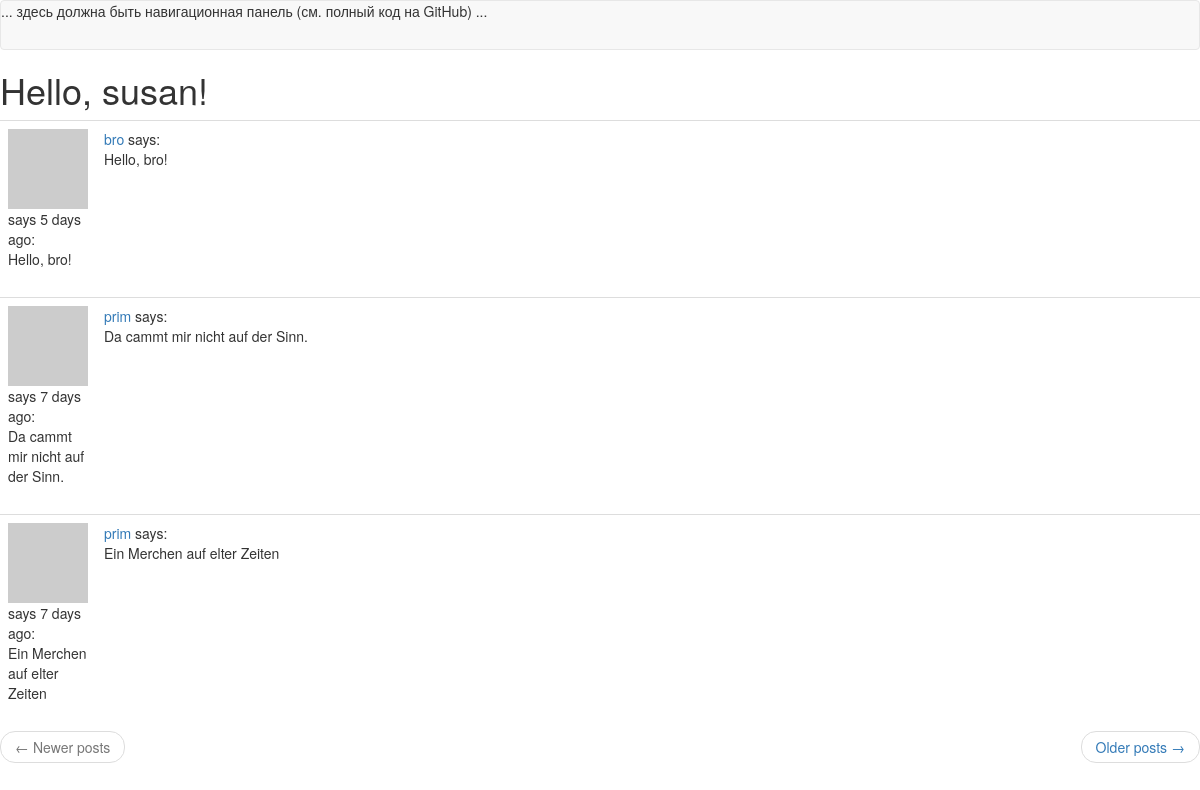
Page /explore (signed in) on the committed database.
### app/models.py (models this page shows, shortened)
class User(UserMixin, db.Model):
    id = db.Column(db.Integer, primary_key=True)
    username = db.Column(db.String(64), index=True, unique=True)
    email = db.Column(db.String(120), index=True, unique=True)
    password_hash = db.Column(db.String(128))
    posts = db.relationship('Post', backref='author', lazy='dynamic')
    about_me = db.Column(db.String(140))
    last_seen = db.Column(db.DateTime, default=datetime.utcnow)
    followed = db.relationship(
        'User', secondary=followers,
        primaryjoin=(followers.c.follower_id == id),
        secondaryjoin=(followers.c.followed_id == id),
        backref=db.backref('followers', lazy='dynamic'), lazy='dynamic')
    def avatar(self, size):
        digest = md5(self.email.lower().encode('utf-8')).hexdigest()
        return 'https://www.gravatar.com/avatar/{}?d=identicon&s={}'.format(
            digest, size)

class Post(db.Model):
    id = db.Column(db.Integer, primary_key=True)
    body = db.Column(db.String(140))
    timestamp = db.Column(db.DateTime, index=True, default=datetime.utcnow)
    user_id = db.Column(db.Integer, db.ForeignKey('user.id'))

### app/routes.py (the view)
@app.route('/explore')
@login_required
def explore():
    page = request.args.get('page', 1, type=int)
    posts = Post.query.order_by(Post.timestamp.desc()).paginate(
        page, app.config['POSTS_PER_PAGE'], False)
    next_url = url_for('explore', page=posts.next_num) \
        if posts.has_next else None
    prev_url = url_for('explore', page=posts.prev_num) \
        if posts.has_prev else None
    return render_template('index.html', title='Explore',
                           posts=posts.items, next_url=next_url,
                           prev_url=prev_url)

### app/models.py (called while the page is built)
@login.user_loader
def load_user(id):
    return User.query.get(int(id))

### app/routes.py (called while the page is built)
@app.before_request
def before_request():
    if current_user.is_authenticated:
        current_user.last_seen = datetime.utcnow()
        db.session.commit()

### app/templates/index.html (shortened to what this page needs)
{% extends "base.html" %}
{% block content %}
    <h1>Hello, {{ current_user.username }}!</h1>
    {% for post in posts %}
        {% include '_post.html' %}
    {% endfor %}
<nav aria-label="...">
    <ul class="pager">
        <li class="previous{% if not prev_url %} disabled{% endif %}">
            <a href="{{ prev_url or '#' }}">
                <span aria-hidden="true">&larr;</span> Newer posts
            </a>
        </li>
        <li class="next{% if not next_url %} disabled{% endif %}">
            <a href="{{ next_url or '#' }}">
                Older posts <span aria-hidden="true">&rarr;</span>
            </a>
        </li>
    </ul>
</nav>
{% endblock %}

### app/templates/_post.html
<table class="table table-hover">
    <tr>
        <td width="70px">
            <a href="{{ url_for('user', username=post.author.username) }}">
                <img src="{{ post.author.avatar(70) }}">
            </a>
            says {{ moment(post.timestamp).fromNow() }}:
            <br>{{ post.body }}
        </td>
        <td>
            <a href="{{ url_for('user', username=post.author.username) }}">
                {{ post.author.username }}
            </a>
            says:
            <br>
            {{ post.body }}
        </td>
    </tr>
</table>

### rows in the picture
User: username "susan"
Post: timestamp "5 days ago", body "Hello, bro!", author.username "bro"
Post: timestamp "7 days ago", body "Da cammt mir nicht auf der Sinn.", author.username "prim"
Post: timestamp "7 days ago", body "Ein Merchen auf elter Zeiten", author.username "prim"
